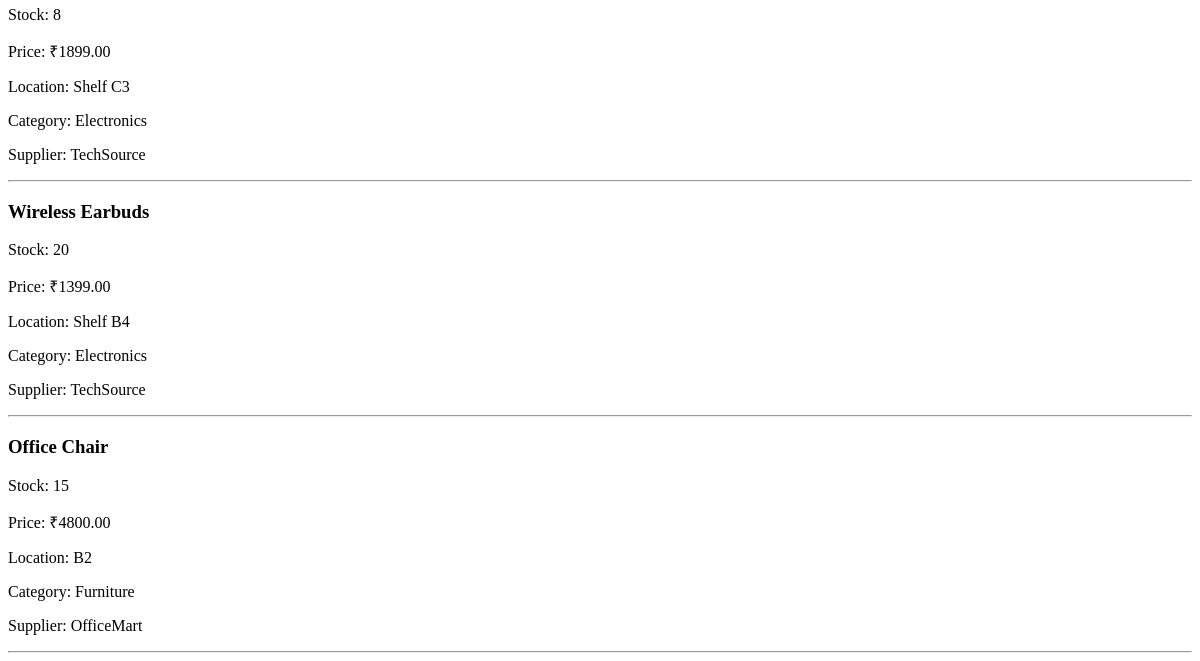
Page /product-page/ (lower part) on the earlier database version.
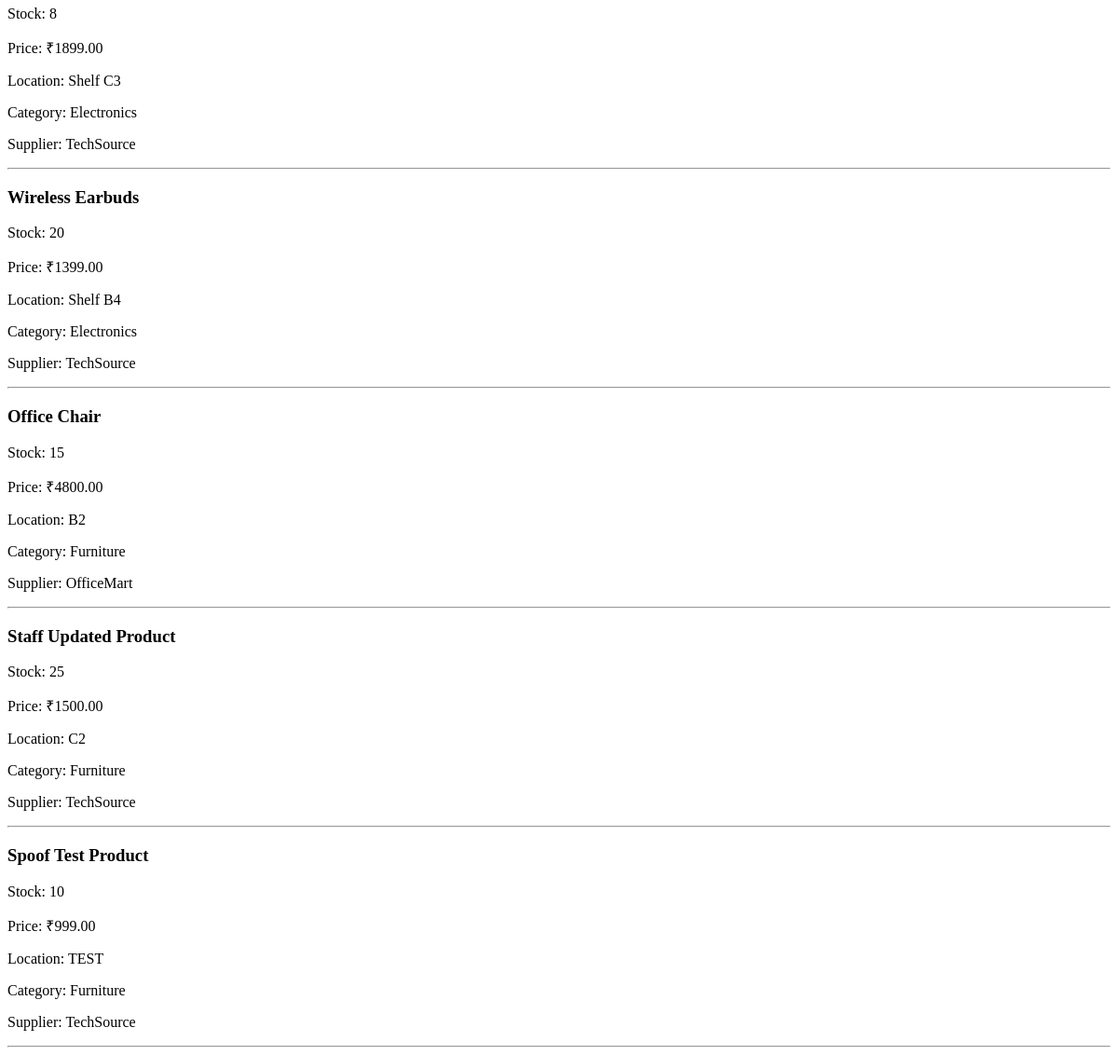
Same page on the later database version.
### Inventory/models.py (models this page shows, shortened)
class Product(models.Model):
    name = models.CharField(max_length=100)
    stock = models.IntegerField()
    price = models.DecimalField(max_digits=10, decimal_places=2)
    location = models.CharField(max_length=100)
    created_at = models.DateTimeField(auto_now_add=True)
    updated_at = models.DateTimeField(auto_now=True)
    category = models.ForeignKey(
        Category,
        on_delete=models.CASCADE
    )
    supplier = models.ForeignKey(
    Supplier,
    on_delete=models.CASCADE
    )
    created_by = models.ForeignKey(
        User,
        on_delete=models.CASCADE,
    )

class Category(models.Model):
    name = models.CharField(max_length=100)
    description = models.TextField()
    def __str__(self):
        return self.name

class Supplier(models.Model):
    name = models.CharField(max_length=100)
    contact_email = models.EmailField()
    phone = models.CharField(max_length=15)
    def __str__(self):
        return self.name

### Inventory/views.py (the view)
# urls.py: path('product-page/', product_page),
def product_page(request):
    products = Product.objects.all()
    return render(request, 'product_list.html', {'products': products})

### Inventory/templates/product_list.html (shortened to what this page needs)
<!DOCTYPE html>
<html>
<head>
</head>
<body>
    {% for product in products %}
        <h3>{{ product.name }}</h3>
        <p>Stock: {{ product.stock }}</p>
        <p>Price: ₹{{ product.price }}</p>
        <p>Location: {{ product.location }}</p>
        <p>Category: {{ product.category }}</p>
        <p>Supplier: {{ product.supplier }}</p>
        <hr>
    {% empty %}
        <p>No products available.</p>
    {% endfor %}
</body>
</html>

Differences in the rows shown:
added Product: name "Staff Updated Product", stock "25", price "1500.00", location "C2", category "Furniture", supplier "TechSource"
added Product: name "Spoof Test Product", stock "10", price "999.00", location "TEST", category "Furniture", supplier "TechSource"
